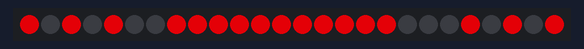
The sketch below on a simulated ATtiny85, built with avr-gcc and run on an emulated ATtiny85. On the bench: 26 RGB LEDs in strip order, left to right. Dim RGB values are drawn brighter than linear; what the sketch prints to the serial monitor is not drawn.

Above: at 0.52 s.
At 1.47 s:
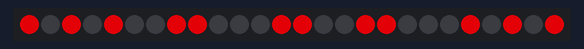
At 2.9 s:
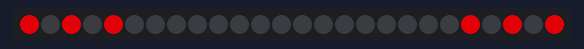

The sketch:

single_color_display.ino
```cpp
#include <Adafruit_NeoPixel.h>
#ifdef __AVR__
#include <avr/power.h> // Required for 16 MHz Adafruit Trinket
#endif

//#define PIN        7 // On Trinket or Gemma, suggest changing this to 1

Adafruit_NeoPixel pixels(26, 7, NEO_GRB + NEO_KHZ800);

char *FONT_LIST[] = {"10101001000000000000010101", "10101011100000001100010101", "10101001111000001100010101", "10101000011111111111110101", "10101011000111111111110101", "10101011000000001100010101", "10101011111111111100010101", "10101001111111111100010101", "10101000000000000000010101", "10101001111111111100010101", "10101001111111111100010101", "10101000110000001100010101", "10101001111111111100010101", "10101001111111111100010101", "10101000000000000000010101", "10101000000000000000010101", "10101000000000000000010101", "10101011100000010001010101", "10101001111000110011010101", "10101000011101100110010101", "10101000000000000000010101", "10101011111111111100010101", "10101011111111111100010101", "10101001100011001100010101", "10101001100011001100010101", "10101001111111111111110101", "10101001111111111111110101", "10101001100011001100010101", "10101001100011001100010101", "10101011111111111100010101", "10101011111111111100010101", "10101000000000000000010101", "10101000000000000000010101", "10101000000000000000010101", "10101000000000111000010101", "10101000110111111100010101", "10101000110111111100010101", "10101000000000111000010101", "10101000000000000000010101", "10101000000000000000010101", "10101000000000000000010101", "10101000000000000000010101", "10101000000000111000010101", "10101000110111111100010101", "10101000110111111100010101", "10101000000000111000010101", "10101000000000000000010101", "10101000000000000000010101", "10101000000000000000010101", "10101000000000000000010101", "10101000000000111000010101", "10101000110111111100010101", "10101000110111111100010101", "10101000000000111000010101", "10101000000000000000010101", "10101000000000000000010101"};

void setup()
{
#if defined(__AVR_ATtiny85__) && (F_CPU == 16000000)
  clock_prescale_set(clock_div_1);
#endif

  pixels.begin(); // INITIALIZE NeoPixel strip object (REQUIRED)
  Serial.begin(9600);
}

void loop()
{
  Serial.println("< start loop >");
  for (int i = 0; i < int(sizeof(FONT_LIST) / sizeof(FONT_LIST[0])); ++i)
  {
    pixels.clear(); // Set all pixel colors to 'off'

    //遍历字符串
    for (int j = 0; j < 26; j++)
    {
      if (FONT_LIST[i][j] == '1')
      {
        pixels.setPixelColor(j, pixels.Color(169, 0, 5));
      }
      else
      {
        pixels.setPixelColor(j, pixels.Color(0, 0, 0));
      }
    }

    pixels.show(); // Send the updated pixel colors to the hardware.
    delay(50);
  }
  delay(2000);
}
```

Measured:
- by itself, everything shown: repeats every 4.9 s, in 35 steps
